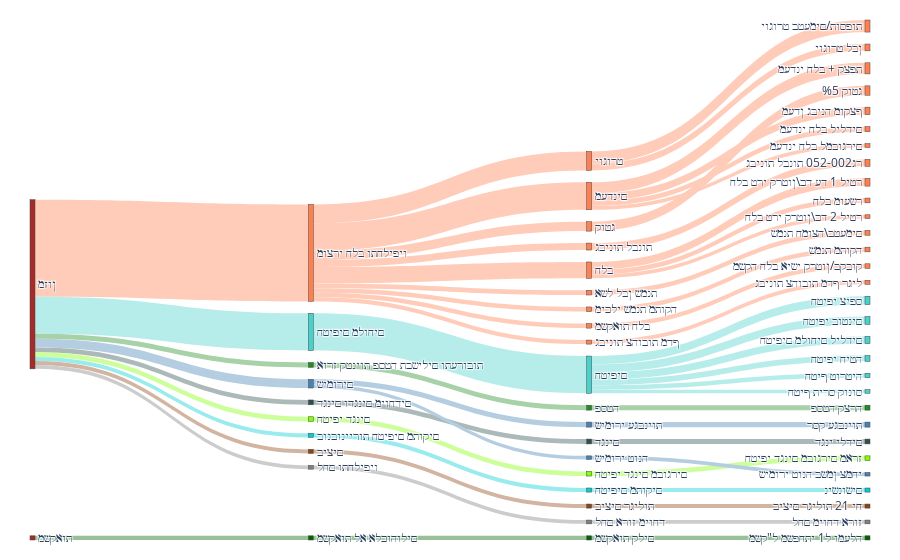
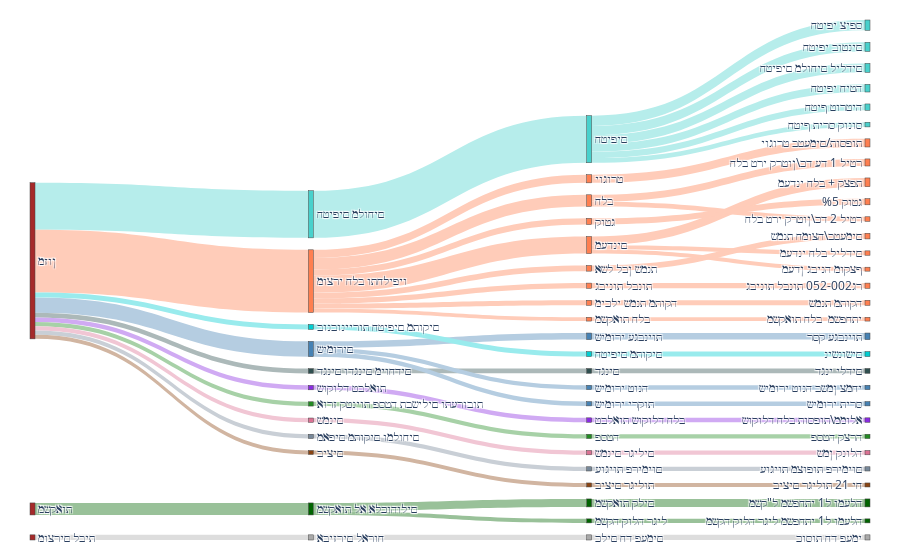
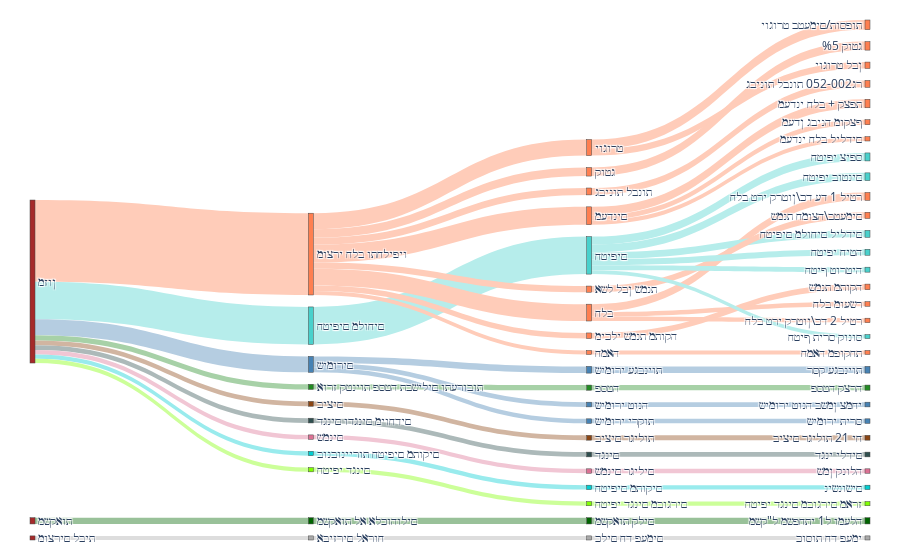
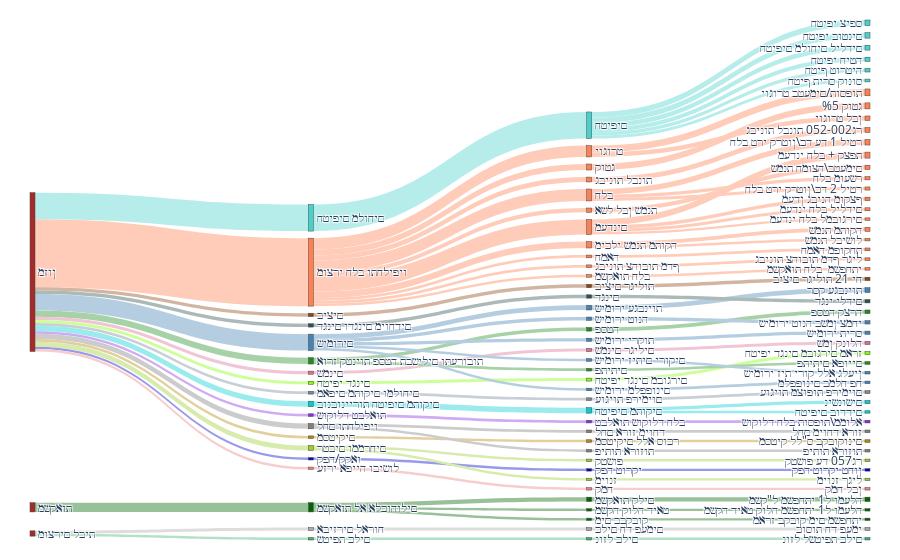

Write notebook code for charts like these, in order.
### Code cell
X, i_t_n, clf, importance_matrix = run_experiment(vectors, [1,2,3, 4], idf_function=lambda x: 1/x)
viz_clustering(X, i_t_n, clf)

### Figure 1 — Plotly figure (JSON) as saved in the notebook; plotly's stock layout.template omitted (floating-point values rounded to 4 significant figures)
{"data": [{"link": {"color": ["#ffccb9", "#ffccb9", "#ffccb9", "#ffccb9", "#ffccb9", "#ffccb9", "#ffccb9", "#b6edeb", "#b6edeb", "#b6edeb", "#b6edeb", "#ffccb9", "#ffccb9", "#ffccb9", "#b6edeb", "#ffccb9", "#ffccb9", "#ffccb9", "#b6edeb", "#ffccb9", "#b5cde1", "#b5cde1", "#b5cde1", "#a7d1a7", "#a7d1a7", "#a7d1a7", "#acb9b9", "#acb9b9", "#acb9b9", "#ffccb9", "#ffccb9", "#ffccb9", "#ffccb9", "#ffccb9", "#ccff99", "#ccff99", "#ccff99", "#ffccb9", "#ffccb9", "#b6edeb", "#99c199", "#99c199", "#99c199", "#99ebed", "#99ebed", "#99ebed", "#d1b5a1", "#d1b5a1", "#d1b5a1", "#ffccb9", "#ffccb9", "#ffccb9", "#cccccc", "#cccccc", "#cccccc", "#ffccb9", "#b5cde1", "#b5cde1", "#b6edeb"], "source": [2, 0, 3, 5, 0, 7, 0, 10, 8, 3, 10, 13, 0, 5, 10, 17, 0, 2, 10, 5, 23, 21, 3, 26, 24, 3, 29, 27, 3, 13, 32, 0, 34, 0, 37, 35, 3, 39, 0, 10, 43, 41, 44, 47, 45, 3, 50, 48, 3, 52, 0, 13, 56, 54, 3, 5, 59, 21, 10], "target": [1, 2, 0, 4, 5, 6, 7, 9, 10, 8, 11, 12, 13, 14, 15, 16, 17, 18, 19, 20, 22, 23, 21, 25, 26, 24, 28, 29, 27, 30, 31, 32, 33, 34, 36, 37, 35, 38, 39, 40, 42, 43, 41, 46, 47, 45, 49, 50, 48, 51, 52, 53, 55, 56, 54, 57, 58, 59, 60], "value": [0.09128, 0.1428, 0.7333, 0.08397, 0.2076, 0.07101, 0.07101, 0.0631, 0.2813, 0.2813, 0.05962, 0.05914, 0.1238, 0.05694, 0.05473, 0.05256, 0.05256, 0.05151, 0.04319, 0.03814, 0.03812, 0.03812, 0.06537, 0.03729, 0.03729, 0.03729, 0.03656, 0.03656, 0.03656, 0.03599, 0.03558, 0.03558, 0.0352, 0.0352, 0.035, 0.035, 0.035, 0.03444, 0.03444, 0.03357, 0.03176, 0.03176, 0.03176, 0.03094, 0.03094, 0.03094, 0.03068, 0.03068, 0.03068, 0.03044, 0.03044, 0.02863, 0.0286, 0.0286, 0.0286, 0.0285, 0.02725, 0.02725, 0.0271]}, "node": {"color": ["coral", "coral", "coral", "brown", "coral", "coral", "coral", "coral", "mediumturquoise", "mediumturquoise", "mediumturquoise", "mediumturquoise", "coral", "coral", "coral", "mediumturquoise", "coral", "coral", "coral", "mediumturquoise", "coral", "steelblue", "steelblue", "steelblue", "forestgreen", "forestgreen", "forestgreen", "darkslategrey", "darkslategrey", "darkslategrey", "coral", "coral", "coral", "coral", "coral", "chartreuse", "chartreuse", "chartreuse", "coral", "coral", "mediumturquoise", "darkgreen", "darkgreen", "darkgreen", "brown", "darkturquoise", "darkturquoise", "darkturquoise", "saddlebrown", "saddlebrown", "saddlebrown", "coral", "coral", "coral", "grey", "grey", "grey", "coral", "steelblue", "steelblue", "mediumturquoise"], "label": ["ויפילחתו בלח ירצומ", "תופסות/םימעטב טרוגוי", "טרוגוי", "ןוזמ", "תפצק + בלח ינדעמ", "םינדעמ", "%5 גטוק", "גטוק", "םיחולמ םיפיטח", "ספיצ יפיטח", "םיפיטח", "םינטוב יפיטח", "רטיל 1 דע דכ\\ןוטרק ירט בלח", "בלח", "ףצקומ הניבג ןדעמ", "םידליל םיחולמ םיפיטח", "רג052-002 תונבל תוניבג", "תונבל תוניבג", "ןבל טרוגוי", "הטיח יפיטח", "םידליל בלח ינדעמ", "םירומיש", "תוינבגע קסר", "תוינבגע ירומיש", "תובורעתו םילישבת הטספ תוינטק זרוא", "הרצק הטספ", "הטספ", "םידחוימ םינגדו םינגד", "םידלי ינגד", "םינגד", "רשעומ בלח", "םימעטב\\הצומח תנמש", "תנמש ןבל לשא", "הקותמ תנמש", "הקותמ תנמש ילכימ", "םינגד יפיטח", "זראמ םירגובמ םינגד יפיטח", "םירגובמ םינגד יפיטח", "קובקב/ןוטרק ישיא בלח הקשמ", "בלח תואקשמ", "היטרוט ףיטח", "םילוהוכלא אל תואקשמ", "הלעמו ל1 יתחפשמ ל\"קשמ", "םילק תואקשמ", "תואקשמ", "םיקותמ םיפיטח תוריינובנוב", "םישונשינ", "םיקותמ םיפיטח", "םיציב", "חי 21 תוליגר םיציב", "תוליגר םיציב", "ליגר ףדמ תובוהצ תוניבג", "ףדמ תובוהצ תוניבג", "רטיל 2 דכ\\ןוטרק ירט בלח", "ויפילחתו םחל", "זורא דחוימ םחל", "דחוימ זורא םחל", "םירגובמל בלח ינדעמ", "יחמצ ןמשב הנוט ירומיש", "הנוט ירומיש", "סונוק סרית ףיטח"], "pad": 50, "thickness": 5}, "type": "sankey"}], "layout": {"margin": {"b": 20, "l": 30, "r": 30, "t": 20}}}

### Figure 2 — Plotly figure (JSON) as saved in the notebook; plotly's stock layout.template omitted (floating-point values rounded to 4 significant figures)
{"data": [{"link": {"color": ["#b6edeb", "#b6edeb", "#b6edeb", "#b6edeb", "#b6edeb", "#ffccb9", "#ffccb9", "#ffccb9", "#ffccb9", "#ffccb9", "#99c199", "#99c199", "#99c199", "#b6edeb", "#ffccb9", "#ffccb9", "#b5cde1", "#b5cde1", "#b5cde1", "#b6edeb", "#ffccb9", "#ffccb9", "#ffccb9", "#ffccb9", "#ffccb9", "#ffccb9", "#dddddd", "#dddddd", "#dddddd", "#ffccb9", "#ffccb9", "#99ebed", "#99ebed", "#99ebed", "#acb9b9", "#acb9b9", "#acb9b9", "#b6edeb", "#ffccb9", "#d0aaf3", "#d0aaf3", "#d0aaf3", "#b5cde1", "#b5cde1", "#ffccb9", "#a7d1a7", "#a7d1a7", "#a7d1a7", "#f1c6d4", "#f1c6d4", "#f1c6d4", "#b5cde1", "#b5cde1", "#c9cfd6", "#c9cfd6", "#c9cfd6", "#99c199", "#99c199", "#d1b5a1", "#d1b5a1", "#d1b5a1", "#ffccb9", "#ffccb9", "#ffccb9"], "source": [2, 0, 3, 2, 2, 8, 6, 3, 10, 6, 13, 11, 14, 2, 17, 6, 20, 18, 3, 2, 23, 6, 25, 6, 27, 6, 30, 28, 31, 33, 6, 36, 34, 3, 39, 37, 3, 2, 17, 44, 42, 3, 46, 18, 8, 50, 48, 3, 53, 51, 3, 55, 18, 58, 56, 3, 60, 11, 63, 61, 3, 8, 66, 6], "target": [1, 2, 0, 4, 5, 7, 8, 6, 9, 10, 12, 13, 11, 15, 16, 17, 19, 20, 18, 21, 22, 23, 24, 25, 26, 27, 29, 30, 28, 32, 33, 35, 36, 34, 38, 39, 37, 40, 41, 43, 44, 42, 45, 46, 47, 49, 50, 48, 52, 53, 51, 54, 55, 57, 58, 56, 59, 60, 62, 63, 61, 64, 65, 66], "value": [0.07714, 0.3511, 0.3511, 0.06807, 0.06685, 0.06515, 0.1272, 0.467, 0.06059, 0.06059, 0.05948, 0.05948, 0.08947, 0.05721, 0.05264, 0.08643, 0.04913, 0.04913, 0.1138, 0.04719, 0.04597, 0.04597, 0.0421, 0.0421, 0.03886, 0.03886, 0.03841, 0.03841, 0.03841, 0.03757, 0.03757, 0.037, 0.037, 0.037, 0.03572, 0.03572, 0.03572, 0.0346, 0.03379, 0.03321, 0.03321, 0.03321, 0.03267, 0.03267, 0.03255, 0.03207, 0.03207, 0.03207, 0.03205, 0.03205, 0.03205, 0.032, 0.032, 0.03155, 0.03155, 0.03155, 0.02998, 0.02998, 0.02995, 0.02995, 0.02995, 0.02947, 0.02833, 0.02833]}, "node": {"color": ["mediumturquoise", "mediumturquoise", "mediumturquoise", "brown", "mediumturquoise", "mediumturquoise", "coral", "coral", "coral", "coral", "coral", "darkgreen", "darkgreen", "darkgreen", "brown", "mediumturquoise", "coral", "coral", "steelblue", "steelblue", "steelblue", "mediumturquoise", "coral", "coral", "coral", "coral", "coral", "coral", "darkgrey", "darkgrey", "darkgrey", "brown", "coral", "coral", "darkturquoise", "darkturquoise", "darkturquoise", "darkslategrey", "darkslategrey", "darkslategrey", "mediumturquoise", "coral", "blueviolet", "blueviolet", "blueviolet", "steelblue", "steelblue", "coral", "forestgreen", "forestgreen", "forestgreen", "palevioletred", "palevioletred", "palevioletred", "steelblue", "steelblue", "lightslategray", "lightslategray", "lightslategray", "darkgreen", "darkgreen", "saddlebrown", "saddlebrown", "saddlebrown", "coral", "coral", "coral"], "label": ["םיחולמ םיפיטח", "ספיצ יפיטח", "םיפיטח", "ןוזמ", "םינטוב יפיטח", "םידליל םיחולמ םיפיטח", "ויפילחתו בלח ירצומ", "תפצק + בלח ינדעמ", "םינדעמ", "תופסות/םימעטב טרוגוי", "טרוגוי", "םילוהוכלא אל תואקשמ", "הלעמו ל1 יתחפשמ ל\"קשמ", "םילק תואקשמ", "תואקשמ", "הטיח יפיטח", "רטיל 1 דע דכ\\ןוטרק ירט בלח", "בלח", "םירומיש", "תוינבגע קסר", "תוינבגע ירומיש", "היטרוט ףיטח", "%5 גטוק", "גטוק", "םימעטב\\הצומח תנמש", "תנמש ןבל לשא", "רג052-002 תונבל תוניבג", "תונבל תוניבג", "חוראל םירזיבא", "ימעפ דח תוסוכ", "םימעפ דח םילכ", "תיבל םירצומ", "הקותמ תנמש", "הקותמ תנמש ילכימ", "םיקותמ םיפיטח תוריינובנוב", "םישונשינ", "םיקותמ םיפיטח", "םידחוימ םינגדו םינגד", "םידלי ינגד", "םינגד", "סונוק סרית ףיטח", "רטיל 2 דכ\\ןוטרק ירט בלח", "תואלבט דלוקוש", "אלוממ\\תופסות בלח דלוקוש", "בלח דלוקוש תואלבט", "יחמצ ןמשב הנוט ירומיש", "הנוט ירומיש", "םידליל בלח ינדעמ", "תובורעתו םילישבת הטספ תוינטק זרוא", "הרצק הטספ", "הטספ", "םינמש", "הלונק ןמש", "םיליגר םינמש", "סרית ירומיש", "תוקרי ירומיש", "םיחולמו םיקותמ םיפאמ", "םוימירפ תופוצמ תויגוע", "םוימירפ תויגוע", "הלעמו ל1 יתחפשמ ליגר הלוק הקשמ", "ליגר הלוק הקשמ", "םיציב", "חי 21 תוליגר םיציב", "תוליגר םיציב", "ףצקומ הניבג ןדעמ", "יתחפשמ  בלח תואקשמ", "בלח תואקשמ"], "pad": 50, "thickness": 5}, "type": "sankey"}], "layout": {"margin": {"b": 20, "l": 30, "r": 30, "t": 20}}}

### Figure 3 — Plotly figure (JSON) as saved in the notebook; plotly's stock layout.template omitted (floating-point values rounded to 4 significant figures)
{"data": [{"link": {"color": ["#ffccb9", "#ffccb9", "#ffccb9", "#ffccb9", "#ffccb9", "#ffccb9", "#ffccb9", "#b6edeb", "#b6edeb", "#b6edeb", "#ffccb9", "#ffccb9", "#b6edeb", "#b6edeb", "#ffccb9", "#ffccb9", "#b5cde1", "#b5cde1", "#b5cde1", "#ffccb9", "#99c199", "#99c199", "#99c199", "#ffccb9", "#ffccb9", "#b6edeb", "#ffccb9", "#ffccb9", "#a7d1a7", "#a7d1a7", "#a7d1a7", "#ffccb9", "#b6edeb", "#d1b5a1", "#d1b5a1", "#d1b5a1", "#acb9b9", "#acb9b9", "#acb9b9", "#b5cde1", "#b5cde1", "#ffccb9", "#b5cde1", "#b5cde1", "#ffccb9", "#f1c6d4", "#f1c6d4", "#f1c6d4", "#99ebed", "#99ebed", "#99ebed", "#ffccb9", "#ccff99", "#ccff99", "#ccff99", "#dddddd", "#dddddd", "#dddddd", "#b6edeb", "#ffccb9", "#ffccb9"], "source": [2, 0, 3, 5, 0, 7, 0, 10, 8, 3, 12, 0, 10, 10, 16, 0, 19, 17, 3, 2, 23, 21, 24, 26, 0, 10, 29, 0, 32, 30, 3, 5, 10, 37, 35, 3, 40, 38, 3, 42, 17, 12, 45, 17, 12, 49, 47, 3, 52, 50, 3, 5, 56, 54, 3, 59, 57, 60, 10, 63, 0], "target": [1, 2, 0, 4, 5, 6, 7, 9, 10, 8, 11, 12, 13, 14, 15, 16, 18, 19, 17, 20, 22, 23, 21, 25, 26, 27, 28, 29, 31, 32, 30, 33, 34, 36, 37, 35, 39, 40, 38, 41, 42, 43, 44, 45, 46, 48, 49, 47, 51, 52, 50, 53, 55, 56, 54, 58, 59, 57, 61, 62, 63], "value": [0.0696, 0.1158, 0.5898, 0.06145, 0.1285, 0.06138, 0.06138, 0.05755, 0.2704, 0.2704, 0.05628, 0.1213, 0.0555, 0.04978, 0.04962, 0.04962, 0.0485, 0.0485, 0.1151, 0.04618, 0.04495, 0.04495, 0.04495, 0.04445, 0.04445, 0.04313, 0.0404, 0.0404, 0.0372, 0.0372, 0.0372, 0.03614, 0.03583, 0.03496, 0.03496, 0.03496, 0.03421, 0.03421, 0.03421, 0.03388, 0.03388, 0.03305, 0.03271, 0.03271, 0.03197, 0.03185, 0.03185, 0.03185, 0.03168, 0.03168, 0.03168, 0.03091, 0.03043, 0.03043, 0.03043, 0.02958, 0.02958, 0.02958, 0.02863, 0.02832, 0.02832]}, "node": {"color": ["coral", "coral", "coral", "brown", "coral", "coral", "coral", "coral", "mediumturquoise", "mediumturquoise", "mediumturquoise", "coral", "coral", "mediumturquoise", "mediumturquoise", "coral", "coral", "steelblue", "steelblue", "steelblue", "coral", "darkgreen", "darkgreen", "darkgreen", "brown", "coral", "coral", "mediumturquoise", "coral", "coral", "forestgreen", "forestgreen", "forestgreen", "coral", "mediumturquoise", "saddlebrown", "saddlebrown", "saddlebrown", "darkslategrey", "darkslategrey", "darkslategrey", "steelblue", "steelblue", "coral", "steelblue", "steelblue", "coral", "palevioletred", "palevioletred", "palevioletred", "darkturquoise", "darkturquoise", "darkturquoise", "coral", "chartreuse", "chartreuse", "chartreuse", "darkgrey", "darkgrey", "darkgrey", "brown", "mediumturquoise", "coral", "coral"], "label": ["ויפילחתו בלח ירצומ", "תופסות/םימעטב טרוגוי", "טרוגוי", "ןוזמ", "תפצק + בלח ינדעמ", "םינדעמ", "%5 גטוק", "גטוק", "םיחולמ םיפיטח", "ספיצ יפיטח", "םיפיטח", "רטיל 1 דע דכ\\ןוטרק ירט בלח", "בלח", "םינטוב יפיטח", "םידליל םיחולמ םיפיטח", "רג052-002 תונבל תוניבג", "תונבל תוניבג", "םירומיש", "תוינבגע קסר", "תוינבגע ירומיש", "ןבל טרוגוי", "םילוהוכלא אל תואקשמ", "הלעמו ל1 יתחפשמ ל\"קשמ", "םילק תואקשמ", "תואקשמ", "םימעטב\\הצומח תנמש", "תנמש ןבל לשא", "הטיח יפיטח", "הקותמ תנמש", "הקותמ תנמש ילכימ", "תובורעתו םילישבת הטספ תוינטק זרוא", "הרצק הטספ", "הטספ", "ףצקומ הניבג ןדעמ", "היטרוט ףיטח", "םיציב", "חי 21 תוליגר םיציב", "תוליגר םיציב", "םידחוימ םינגדו םינגד", "םידלי ינגד", "םינגד", "יחמצ ןמשב הנוט ירומיש", "הנוט ירומיש", "רשעומ בלח", "סרית ירומיש", "תוקרי ירומיש", "רטיל 2 דכ\\ןוטרק ירט בלח", "םינמש", "הלונק ןמש", "םיליגר םינמש", "םיקותמ םיפיטח תוריינובנוב", "םישונשינ", "םיקותמ םיפיטח", "םידליל בלח ינדעמ", "םינגד יפיטח", "זראמ םירגובמ םינגד יפיטח", "םירגובמ םינגד יפיטח", "חוראל םירזיבא", "ימעפ דח תוסוכ", "םימעפ דח םילכ", "תיבל םירצומ", "סונוק סרית ףיטח", "תחקופמ האמח", "האמח"], "pad": 50, "thickness": 5}, "type": "sankey"}], "layout": {"margin": {"b": 20, "l": 30, "r": 30, "t": 20}}}

### Figure 4 — Plotly figure (JSON) as saved in the notebook; plotly's stock layout.template omitted (floating-point values rounded to 4 significant figures)
{"data": [{"link": {"color": ["#ffccb9", "#ffccb9", "#ffccb9", "#ffccb9", "#ffccb9", "#ffccb9", "#ffccb9", "#b6edeb", "#b6edeb", "#b6edeb", "#ffccb9", "#ffccb9", "#b6edeb", "#b6edeb", "#ffccb9", "#ffccb9", "#b5cde1", "#b5cde1", "#b5cde1", "#ffccb9", "#99c199", "#99c199", "#99c199", "#ffccb9", "#ffccb9", "#b6edeb", "#ffccb9", "#ffccb9", "#a7d1a7", "#a7d1a7", "#a7d1a7", "#ffccb9", "#b6edeb", "#d1b5a1", "#d1b5a1", "#d1b5a1", "#acb9b9", "#acb9b9", "#acb9b9", "#b5cde1", "#b5cde1", "#ffccb9", "#b5cde1", "#b5cde1", "#ffccb9", "#f1c6d4", "#f1c6d4", "#f1c6d4", "#99ebed", "#99ebed", "#99ebed", "#ffccb9", "#ccff99", "#ccff99", "#ccff99", "#dddddd", "#dddddd", "#dddddd", "#b6edeb", "#ffccb9", "#ffccb9", "#c9cfd6", "#c9cfd6", "#c9cfd6", "#ffccb9", "#ffccb9", "#d0aaf3", "#d0aaf3", "#d0aaf3", "#cccccc", "#cccccc", "#cccccc", "#a7d1a7", "#a7d1a7", "#b5cde1", "#b5cde1", "#b5cde1", "#b5cde1", "#e3cf9d", "#e3cf9d", "#e3cf9d", "#cccccc", "#cccccc", "#d7ebad", "#d7ebad", "#d7ebad", "#ffccb9", "#ffccb9", "#ffccb9", "#ffccb9", "#9999eb", "#9999eb", "#9999eb", "#99c199", "#99c199", "#99ebed", "#b1e1c6", "#b1e1c6", "#b1e1c6", "#d7ebad", "#d7ebad", "#99c199", "#99c199", "#f9cccc", "#f9cccc", "#f9cccc"], "source": [2, 0, 3, 5, 0, 7, 0, 10, 8, 3, 12, 0, 10, 10, 16, 0, 19, 17, 3, 2, 23, 21, 24, 26, 0, 10, 29, 0, 32, 30, 3, 5, 10, 37, 35, 3, 40, 38, 3, 42, 17, 12, 45, 17, 12, 49, 47, 3, 52, 50, 3, 5, 56, 54, 3, 59, 57, 60, 10, 63, 0, 66, 64, 3, 68, 0, 71, 69, 3, 74, 72, 3, 76, 30, 78, 17, 80, 17, 83, 81, 3, 85, 72, 88, 86, 3, 90, 0, 29, 5, 95, 93, 3, 97, 21, 52, 101, 99, 60, 103, 86, 105, 21, 108, 106, 3], "target": [1, 2, 0, 4, 5, 6, 7, 9, 10, 8, 11, 12, 13, 14, 15, 16, 18, 19, 17, 20, 22, 23, 21, 25, 26, 27, 28, 29, 31, 32, 30, 33, 34, 36, 37, 35, 39, 40, 38, 41, 42, 43, 44, 45, 46, 48, 49, 47, 51, 52, 50, 53, 55, 56, 54, 58, 59, 57, 61, 62, 63, 65, 66, 64, 67, 68, 70, 71, 69, 73, 74, 72, 75, 76, 77, 78, 79, 80, 82, 83, 81, 84, 85, 87, 88, 86, 89, 90, 91, 92, 94, 95, 93, 96, 97, 98, 100, 101, 99, 102, 103, 104, 105, 107, 108, 106], "value": [0.0696, 0.1158, 0.6932, 0.06145, 0.1534, 0.06138, 0.06138, 0.05755, 0.2704, 0.2704, 0.05628, 0.1213, 0.0555, 0.04978, 0.04962, 0.04962, 0.0485, 0.0485, 0.168, 0.04618, 0.04495, 0.04495, 0.09412, 0.04445, 0.04445, 0.04313, 0.0404, 0.0655, 0.0372, 0.0372, 0.06455, 0.03614, 0.03583, 0.03496, 0.03496, 0.03496, 0.03421, 0.03421, 0.03421, 0.03388, 0.03388, 0.03305, 0.03271, 0.03271, 0.03197, 0.03185, 0.03185, 0.03185, 0.03168, 0.05632, 0.05632, 0.03091, 0.03043, 0.03043, 0.03043, 0.02958, 0.02958, 0.02958, 0.02863, 0.02832, 0.02832, 0.02807, 0.02807, 0.02807, 0.02793, 0.02793, 0.02751, 0.02751, 0.02751, 0.02742, 0.02742, 0.05359, 0.02736, 0.02736, 0.02665, 0.02665, 0.02626, 0.02626, 0.02626, 0.02626, 0.02626, 0.02616, 0.02616, 0.02593, 0.02593, 0.0505, 0.02549, 0.02549, 0.02509, 0.02489, 0.02483, 0.02483, 0.02483, 0.02468, 0.02468, 0.02465, 0.0246, 0.0246, 0.0246, 0.02457, 0.02457, 0.02449, 0.02449, 0.02448, 0.02448, 0.02448]}, "node": {"color": ["coral", "coral", "coral", "brown", "coral", "coral", "coral", "coral", "mediumturquoise", "mediumturquoise", "mediumturquoise", "coral", "coral", "mediumturquoise", "mediumturquoise", "coral", "coral", "steelblue", "steelblue", "steelblue", "coral", "darkgreen", "darkgreen", "darkgreen", "brown", "coral", "coral", "mediumturquoise", "coral", "coral", "forestgreen", "forestgreen", "forestgreen", "coral", "mediumturquoise", "saddlebrown", "saddlebrown", "saddlebrown", "darkslategrey", "darkslategrey", "darkslategrey", "steelblue", "steelblue", "coral", "steelblue", "steelblue", "coral", "palevioletred", "palevioletred", "palevioletred", "darkturquoise", "darkturquoise", "darkturquoise", "coral", "chartreuse", "chartreuse", "chartreuse", "darkgrey", "darkgrey", "darkgrey", "brown", "mediumturquoise", "coral", "coral", "lightslategray", "lightslategray", "lightslategray", "coral", "coral", "blueviolet", "blueviolet", "blueviolet", "grey", "grey", "grey", "forestgreen", "forestgreen", "steelblue", "steelblue", "steelblue", "steelblue", "darkgoldenrod", "darkgoldenrod", "darkgoldenrod", "grey", "grey", "yellowgreen", "yellowgreen", "yellowgreen", "coral", "coral", "coral", "coral", "mediumblue", "mediumblue", "mediumblue", "darkgreen", "darkgreen", "darkturquoise", "mediumseagreen", "mediumseagreen", "mediumseagreen", "yellowgreen", "yellowgreen", "darkgreen", "darkgreen", "lightcoral", "lightcoral", "lightcoral"], "label": ["ויפילחתו בלח ירצומ", "תופסות/םימעטב טרוגוי", "טרוגוי", "ןוזמ", "תפצק + בלח ינדעמ", "םינדעמ", "%5 גטוק", "גטוק", "םיחולמ םיפיטח", "ספיצ יפיטח", "םיפיטח", "רטיל 1 דע דכ\\ןוטרק ירט בלח", "בלח", "םינטוב יפיטח", "םידליל םיחולמ םיפיטח", "רג052-002 תונבל תוניבג", "תונבל תוניבג", "םירומיש", "תוינבגע קסר", "תוינבגע ירומיש", "ןבל טרוגוי", "םילוהוכלא אל תואקשמ", "הלעמו ל1 יתחפשמ ל\"קשמ", "םילק תואקשמ", "תואקשמ", "םימעטב\\הצומח תנמש", "תנמש ןבל לשא", "הטיח יפיטח", "הקותמ תנמש", "הקותמ תנמש ילכימ", "תובורעתו םילישבת הטספ תוינטק זרוא", "הרצק הטספ", "הטספ", "ףצקומ הניבג ןדעמ", "היטרוט ףיטח", "םיציב", "חי 21 תוליגר םיציב", "תוליגר םיציב", "םידחוימ םינגדו םינגד", "םידלי ינגד", "םינגד", "יחמצ ןמשב הנוט ירומיש", "הנוט ירומיש", "רשעומ בלח", "סרית ירומיש", "תוקרי ירומיש", "רטיל 2 דכ\\ןוטרק ירט בלח", "םינמש", "הלונק ןמש", "םיליגר םינמש", "םיקותמ םיפיטח תוריינובנוב", "םישונשינ", "םיקותמ םיפיטח", "םידליל בלח ינדעמ", "םינגד יפיטח", "זראמ םירגובמ םינגד יפיטח", "םירגובמ םינגד יפיטח", "חוראל םירזיבא", "ימעפ דח תוסוכ", "םימעפ דח םילכ", "תיבל םירצומ", "סונוק סרית ףיטח", "תחקופמ האמח", "האמח", "םיחולמו םיקותמ םיפאמ", "םוימירפ תופוצמ תויגוע", "םוימירפ תויגוע", "ליגר ףדמ תובוהצ תוניבג", "ףדמ תובוהצ תוניבג", "תואלבט דלוקוש", "אלוממ\\תופסות בלח דלוקוש", "בלח דלוקוש תואלבט", "ויפילחתו םחל", "זורא דחוימ םחל", "דחוימ זורא םחל", "םייופא םיתיתפ", "םיתיתפ", "ןיעלג אלל קורי תיז ירומיש", "םיקורי םיתיז ירומיש", "חפ חלמב םינופפלמ", "םינופפלמ ירומיש", "םיקיטסמ", "םינוקובקב ס\"לל קיטסמ", "רכוס אלל םיקיטסמ", "תוזורא תותיפ", "תוזורא תותיפ", "םיחרממו םיבטר", "רג057 דע פושטק", "פושטק", "יתחפשמ  בלח תואקשמ", "בלח תואקשמ", "לושיבל תנמש", "םירגובמל בלח ינדעמ", "ואקק/הפק", "ןוחט יקרוט הפק", "יקרוט הפק", "הלעמו ל1 יתחפשמ הלוק טאיד הקשמ", "טאיד הלוק הקשמ", "םידדוב םיפיטח", "םילכ תפיטש", "םילכ תפיטשל לזונ", "םילכ לזונ", "ליגר זנוימ", "זנוימ", "יתחפשמ םימ קובקב זראמ", "קובקבב םימ", "לושיבו הייפא ירזע", "ןבל חמק", "חמק"], "pad": 50, "thickness": 5}, "type": "sankey"}], "layout": {"margin": {"b": 20, "l": 30, "r": 30, "t": 20}}}
